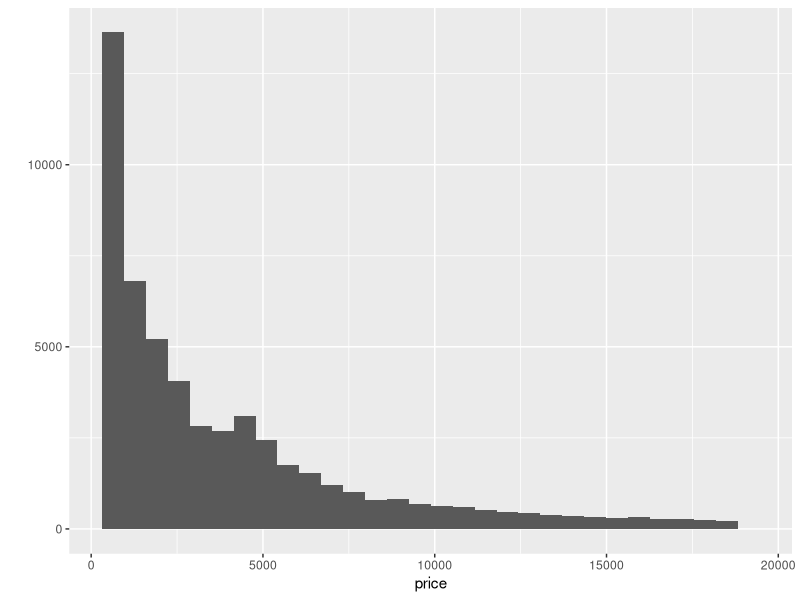
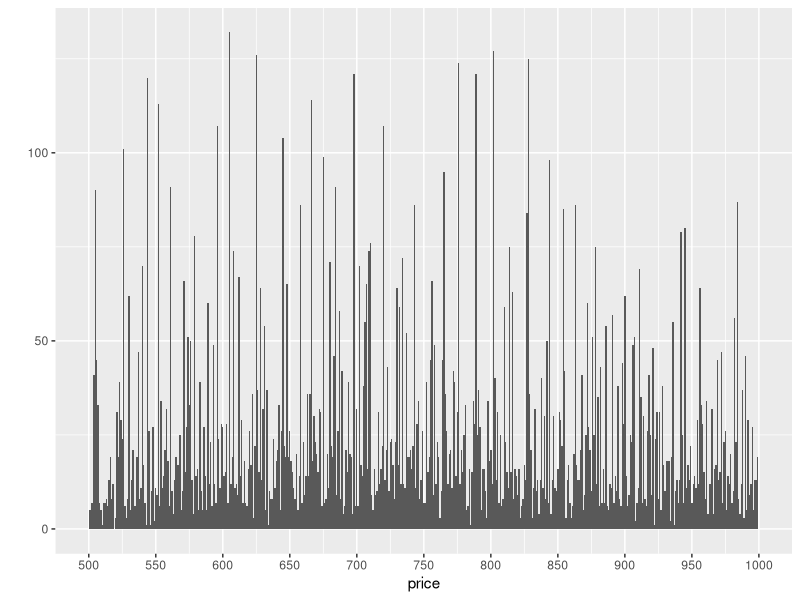
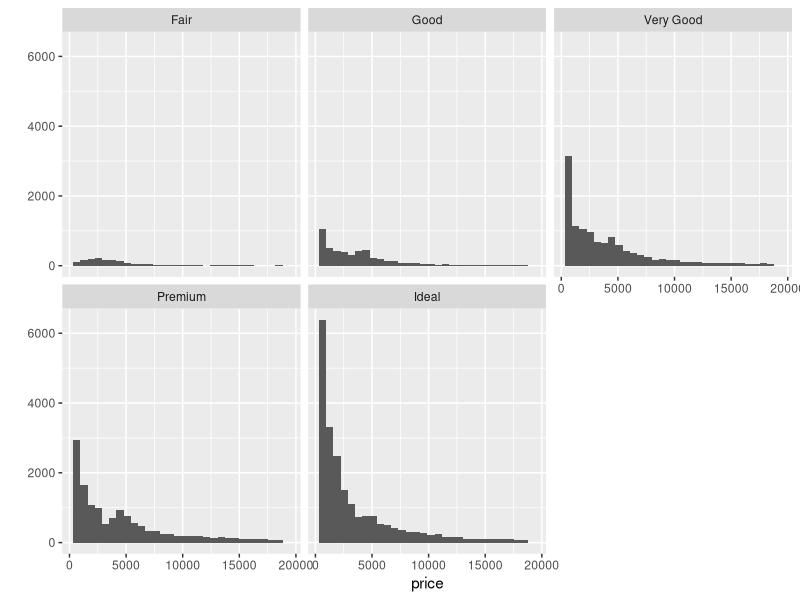
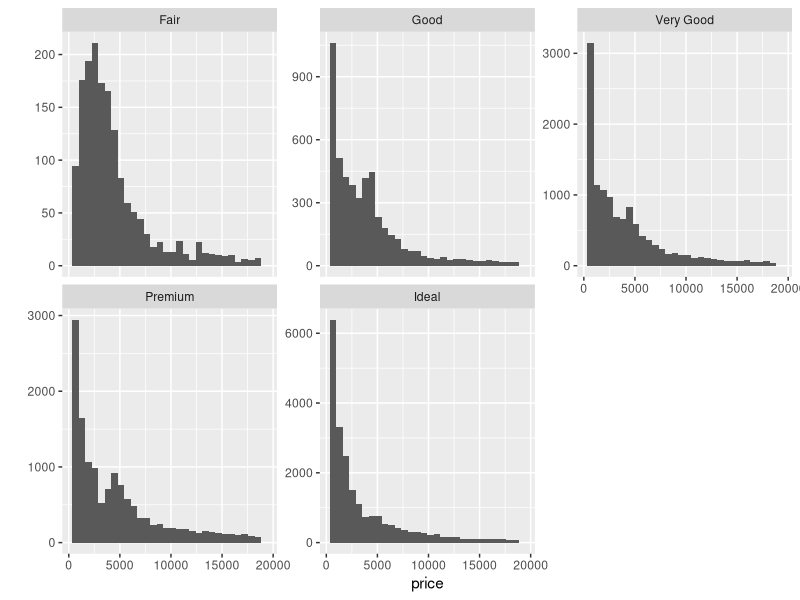
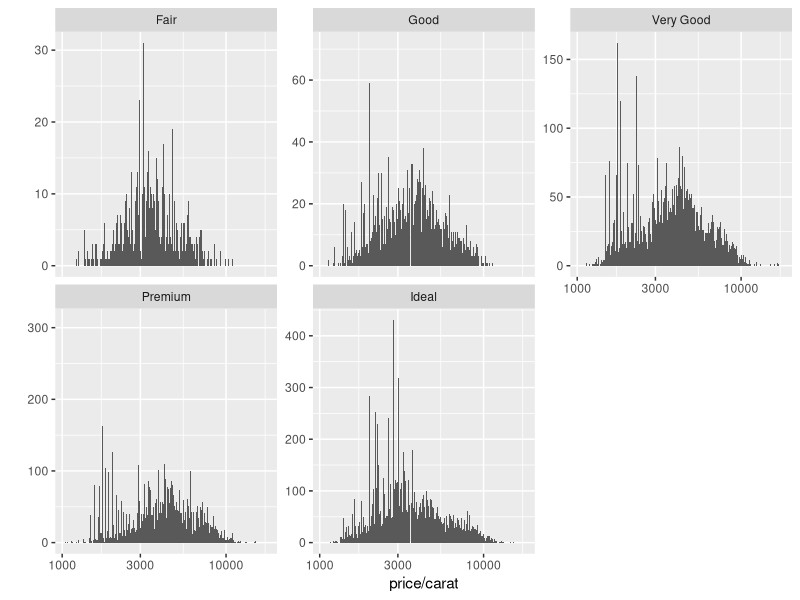
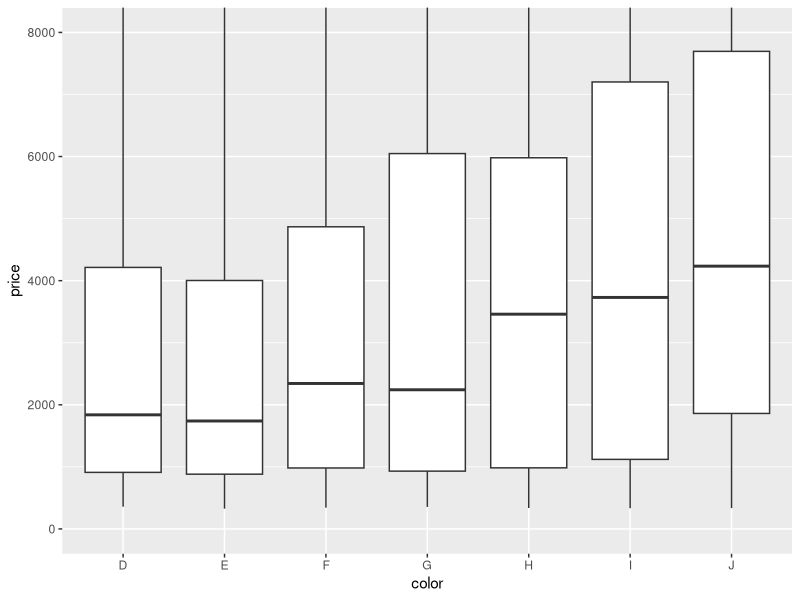
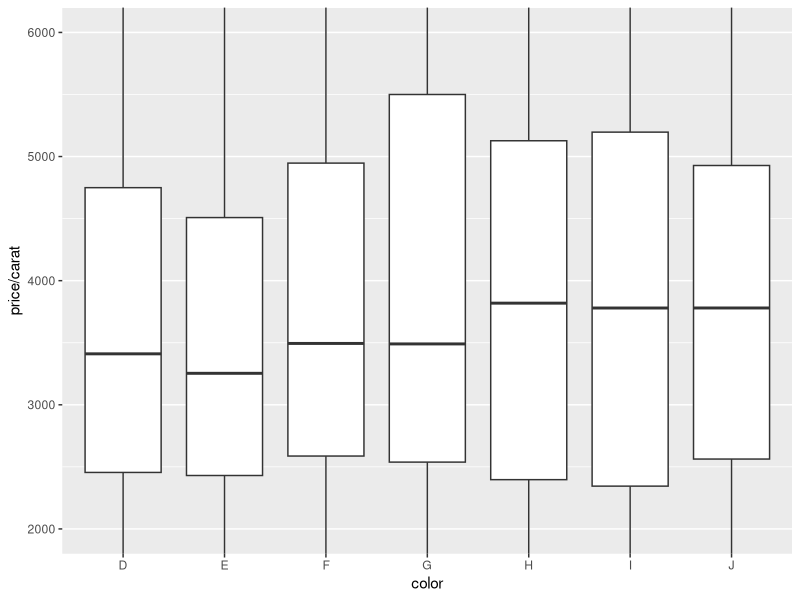
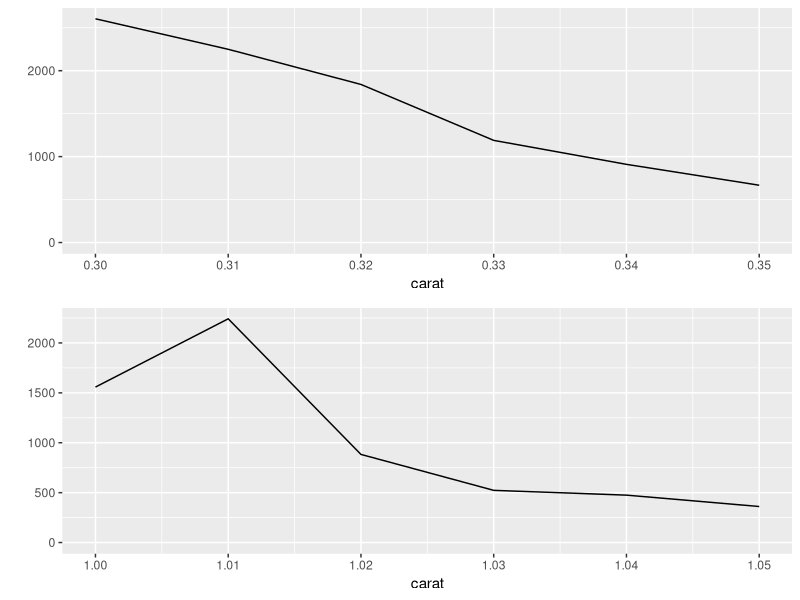

The R script that drew these images, in order:
## ---- chunk 1
setwd("/Users/brianchase/R")
library(ggplot2)
data(diamonds)

summary(diamonds)

?diamonds

## ---- chunk 2
qplot(x = price, data = diamonds)
## ---- chunk 3
summary(diamonds$price)
## ---- chunk 4
sum(diamonds$price < 500)
## ---- chunk 5
sum(diamonds$price < 250)
## ---- chunk 6
sum(diamonds$price >= 15000)
## ---- chunk 7
qplot(x = price, data = diamonds, binwidth=1) +
  scale_x_continuous(limits = c(500, 1000), breaks =seq(500,1000,50))

sum(diamonds$price == 605)
## ---- chunk 8
qplot(x = price, data = diamonds) +
  facet_wrap(~cut)
## ---- chunk 9
by(diamonds$price, diamonds$cut, min)

by(diamonds$price, diamonds$cut, max)

by(diamonds$price, diamonds$cut, median)
## ---- chunk 10
qplot(x = price, data = diamonds) +
  facet_wrap(~cut, scales="free_y")
## ---- chunk 11
qplot(x = price/carat, data = diamonds, bins=500) +
  facet_wrap(~cut, scales="free_y") + 
  scale_x_log10()
## ---- chunk 12
qplot(x = color, y = price, 
      data = diamonds,
      geom = 'boxplot') +
  coord_cartesian(ylim = c(0, 8000))

by(diamonds$price, diamonds$color, summary)

## ---- chunk 13
qplot(x = color, y = price/carat, 
      data = diamonds,
      geom = 'boxplot') +
  coord_cartesian(ylim = c(2000, 6000))

by(diamonds$price / diamonds$carat, diamonds$color, summary)
## ---- chunk 14
library(gridExtra)

p1 <- qplot(x = carat, data = diamonds, binwidth = 0.01,
      geom = 'freqpoly') + 
  scale_x_continuous(limits = c(0.3, 0.35), breaks =seq(0.3,0.35,0.01))

p2 <- qplot(x = carat, data = diamonds, binwidth = 0.01,
      geom = 'freqpoly') + 
  scale_x_continuous(limits = c(1, 1.05), breaks =seq(0,1.05,0.01))

grid.arrange(p1,p2, ncol=1)
## ---- chunk 15
age_data <- read.csv('data_median_age.csv')

summary(age_data$X1950)

qplot(x = X1950,  
      data = age_data, binwidth = 1) +
  scale_x_continuous(limits = c(15, 34), breaks =seq(15,34,1))

summary(age_data$X2015)

qplot(x = X2015,  
      data = age_data, binwidth = 1) +
  scale_x_continuous(limits = c(14, 47), breaks =seq(14,47,1))

## ---- chunk 16
age_data_2015_17to23 <- subset(age_data, age_data$`2015` < 24)
age_data_2015_17to23$`Median age`

age_data_2015_25to31 <- subset(age_data, age_data$`2015` > 25 & age_data$`2015` < 32)
age_data_2015_25to31$`Median age`

age_data_2015_36to43 <- subset(age_data, age_data$`2015` > 35 & age_data$`2015` < 44)
age_data_2015_36to43$`Median age`
## ---- chunk 17
summary(age_data$X2050)
library(gridExtra)


p3 <- qplot(x = `X2050`,  
      data = age_data, binwidth = 1) +
  scale_x_continuous(limits = c(19, 57), breaks =seq(19,57,1))

p2 <- qplot(x = `X1950`,  
      data = age_data, binwidth = 1) +
  scale_x_continuous(limits = c(19, 57), breaks =seq(19,57,1))

p1 <- qplot(x = `X2015`,  
      data = age_data, binwidth = 1) +
  scale_x_continuous(limits = c(19, 57), breaks =seq(19,57,1))

p4 <- grid.arrange(p2, p1, p3, ncol=1)
ggsave('median_age_histograms2.png', plot = p4)
## ---- chunk 18
#install.packages('tidyr', dependencies=T)
setwd("/Users/brianchase/R")
age_data <- read.csv('data_median_age.csv',header = T,check.names = F)
library(tidyr)
age_data[23] <- NULL
age_data_tidyr <- gather(age_data, "year", "n", 2:22)

qplot(x=age_data_tidyr$year, y=age_data_tidyr$n, data=age_data_tidyr,
      geom = c('point', 'path'), color=age_data_tidyr$`Median age`) +
  guides(color=FALSE)

qplot(x=age_data_tidyr$year, y=age_data_tidyr$n, data=age_data_tidyr,
      geom = c('point', 'path'))
## ---- chunk 19

subset_world <- subset(age_data_tidyr, `Median age` == "AFRICA" | `Median age` == "LATIN AMERICA AND THE CARIBBEAN" | `Median age` == "ASIA" | `Median age` == "EUROPE" | `Median age` == "NORTHERN AMERICA" | `Median age` == "OCEANIA" | `Median age` == "WORLD" )

qplot(x=year, y=n,
      data=subset_world,
      color = `Median age`,
      group = `Median age`,
      geom = c('point', 'line')) +
  scale_y_continuous(limits = c(17, 47), breaks =seq(17,47,1))

ggsave('median_age_chart.png')

summary(subset_world)
## ---- chunk 20
subset_world2 <- subset(age_data_tidyr, `Median age` == "Eastern Africa" | `Median age` == "Western Africa" | `Median age` == "Middle Africa" | `Median age` == "Northern Africa" | `Median age` == "Southern Africa" | `Median age` == "Sub- Saharan Africa" | `Median age` == "AFRICA" | `Median age` == "WORLD" )

qplot(x=year, y=n,
      data=subset_world2,
      color = `Median age`,
      group = `Median age`,
      geom = c('point', 'line')) +
  scale_y_continuous(limits = c(15, 39), breaks =seq(15,39,1))

ggsave('median_age_chart_africa.png')
summary(subset_world2)



